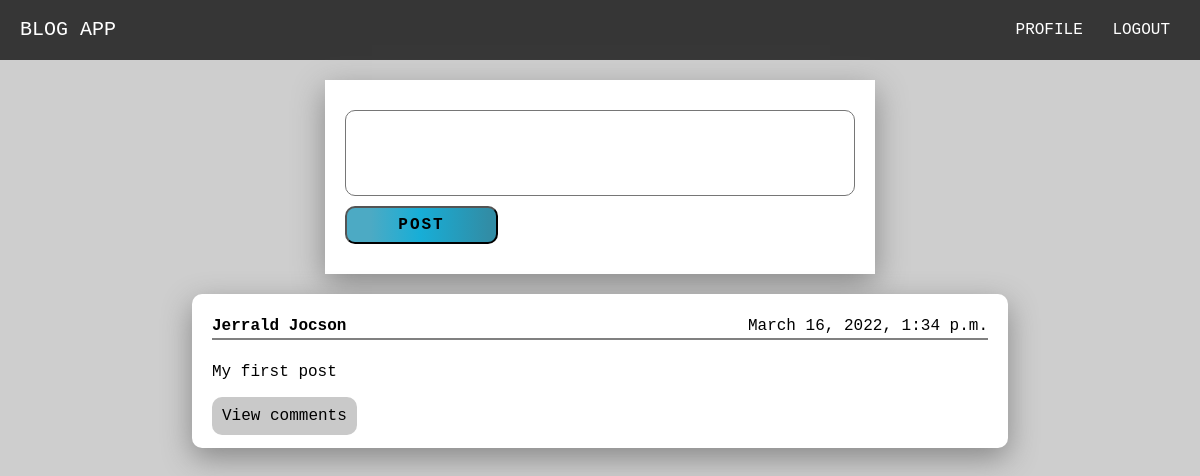
The app's page / (signed in), older data.
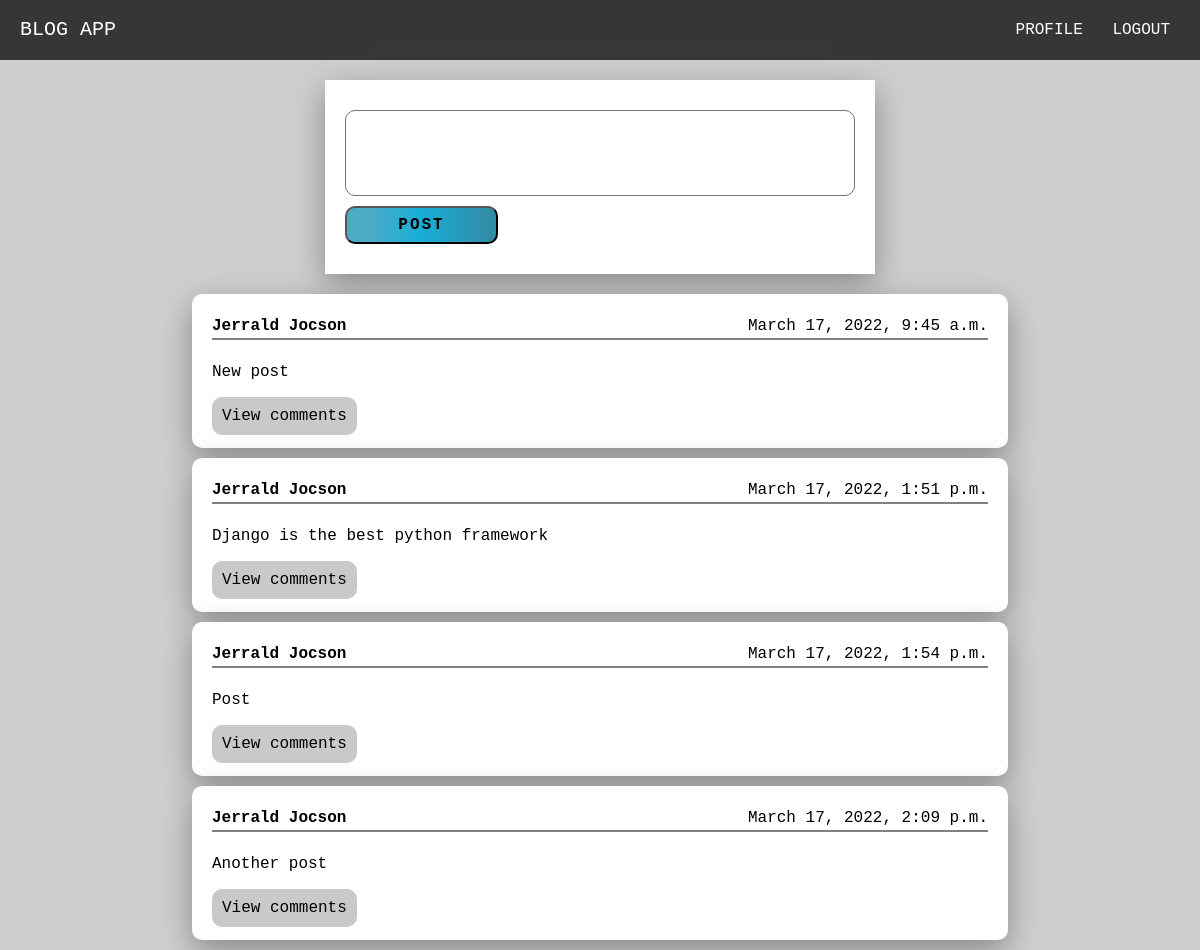
The same page, newer data.
### post/models.py (models this page shows)
class Blog(models.Model):
    content = models.TextField(max_length=256)
    date = models.DateTimeField(default=now, editable=False)
    user_id = models.ForeignKey(User, on_delete=models.CASCADE)

### post/views.py (the view, shortened to what this page needs)
# urls.py: path('', index_view, name='home'),
@login_required
def index_view(request):
    blogs = Blog.objects.all()
    return render(request, "index.html", {
        "title":"Home",
        "blogs":blogs
    })

### post/templates/index.html (shortened to what this page needs)
{% extends 'layout.html' %} {% block content %}
<form method="post">
  <div class="form-group">
    <textarea rows="3" class="form-control" name="content" required></textarea>
  </div>
  <div class="form-group">
    <input type="submit" value="POST" class="btn" />
  </div>
</form>
<div class="blogs-container">
  {% for blog in blogs %}
  <div>
    <header>
      <h4>{{ blog.user_id.first_name }} {{ blog.user_id.last_name}}</h4>
      <span>{{ blog.date }}</span>
    </header>
    <p>{{ blog.content}}</p>
    <a href="{% url 'comments-likes' blog_id=blog.id %}">View comments</a>
  </div>
  {% endfor %}
</div>
{% endblock %}

### templates/layout.html (shortened to what this page needs)
<!DOCTYPE html>
<html lang="en">
  <head>
    {% load static %}
    <link rel="stylesheet" href="{% static 'main.css' %}" />
    <link rel="stylesheet" href="{% static 'form_styles.css' %}" />
    <link rel="stylesheet" href="{% static 'navigation.css' %}" />
    <link rel="stylesheet" href="{% static 'blogs.css' %}" />
  </head>
  <body>
     {% if request.user.is_authenticated %}
    <nav class="">
      <a class="navbar-brand" href="{% url 'home' %}">Blog app</a>
      <div>
        <a class="nav-link text-white" href="{% url 'profile' %}">Profile</a>
        <a class="nav-link text-white" href="{% url 'logout' %}">Logout</a>
      </div>
    </nav>
    {% endif %}
    <div class="container" style="margin-top: 20px">
      {% block content %} {% endblock %}
    </div>
  </body>
</html>

### static/main.css (style rules this page uses)
:root { --dark-color: rgb(63, 58, 58); --dark-gradient-color: linear-gradient( 90deg, rgba(63, 58, 58, 1) 16%, rgba(38, 37, 37, 1) 49%, rgba(61, 60, 60, 1) 95% ); --light-color: rgb(228, 228, 228); --light-gradient-color: linear-gradient( 90deg, rgba(182, 182, 182, 1) 16%, rgba(255, 255, 255, 1) 49%, rgba(169, 169, 169, 1) 95% ); --blue-color: rgb(76, 170, 196); --blue-gradient-color: linear-gradient( 90deg, rgba(76, 170, 196, 1) 16%, rgba(23, 174, 215, 1) 49%, rgba(49, 141, 166, 1) 95% ); --red-color: rgb(245, 142, 142); --red-gradient-color: linear-gradient( 90deg, rgba(245, 142, 142, 1) 16%, rgba(231, 82, 82, 1) 48%, rgba(220, 105, 105, 1) 95% ); --shadow: 0 10px 30px #888888; --white: white; }
* { margin: 0; padding: 0; font-family: "Courier New", Courier, monospace; }
body { line-height: 1.5; background-color: rgb(206, 206, 206); }
input, button, textarea, select { font: inherit; }
textarea { resize: none; }
.container { width: 85%; margin: auto; }

### static/form_styles.css (style rules this page uses)
form { width: 50%; margin: auto; padding: 20px; background-color: white; box-shadow: var(--shadow); }
.form-group { display: flex; flex-direction: column; margin: 10px 0; }
.form-control { border-radius: 10px; padding: 6px; }
.btn { width: 30%; background: var(--blue-gradient-color); padding: 5px; border-radius: 10px; letter-spacing: 2px; font-weight: bolder; text-transform: uppercase; }

### static/navigation.css (style rules this page uses)
nav { height: 60px; display: flex; align-items: center; justify-content: space-between; background-color: rgba(17, 17, 17, 0.8); text-transform: uppercase; }
.navbar-brand { font-size: 20px; color: white; text-decoration: none; margin-left: 20px; }
nav div { margin-right: 20px; }
nav div a { color: white; text-decoration: none; margin: 0 10px; }

### static/blogs.css (style rules this page uses)
.blogs-container { margin-top: 20px; width: 80%; margin-left: auto; margin-right: auto; }
.blogs-container div { margin: 10px 0; background-color: white; padding: 20px; border-radius: 10px; box-shadow: var(--shadow); }
.blogs-container div header { display: flex; justify-content: space-between; border-bottom: 2px solid gray; }
.blogs-container div p { margin: 20px 0; }
.blogs-container div a { text-decoration: none; background-color: rgb(201, 201, 201); padding: 10px; border-radius: 10px; transition: all 250ms; color: black; }

Row changes from the older to the newer data that the page shows:
removed Blog: user_id.first_name "Jerrald", user_id.last_name "Jocson", date "March 16, 2022, 1:34 p.m.", content "My first post"
added Blog: user_id.first_name "Jerrald", user_id.last_name "Jocson", date "March 17, 2022, 9:45 a.m.", content "New post"
added Blog: user_id.first_name "Jerrald", user_id.last_name "Jocson", date "March 17, 2022, 1:51 p.m.", content "Django is the best python framework"
added Blog: user_id.first_name "Jerrald", user_id.last_name "Jocson", date "March 17, 2022, 1:54 p.m.", content "Post"
added Blog: user_id.first_name "Jerrald", user_id.last_name "Jocson", date "March 17, 2022, 2:09 p.m.", content "Another post"
